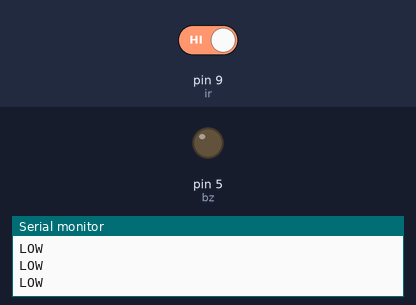
Bench run of a sketch on a simulated Arduino Uno, built with avr-gcc and run on an emulated ATmega328P. Parts: output pins drawn as LEDs (lit = HIGH), the last lines printed to the serial monitor. The test bench sets the inputs (shaded band); at power-on: pin 9 (ir) HIGH.

Above: at 2.8 s.
2.9 s: pin 9 (ir) driven LOW
At 3.9 s:
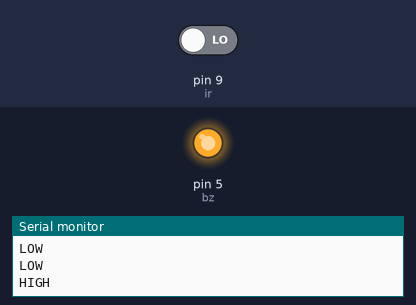
4.5 s: pin 9 (ir) driven HIGH
At 5.5 s:
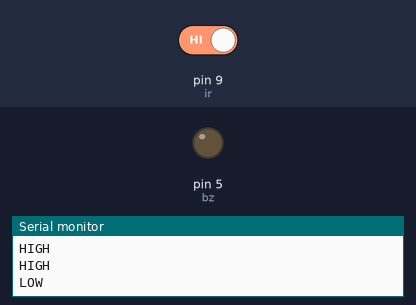
Timing chart, 0 to 7.5 s (numbered marks = the images above; inputs shaded):
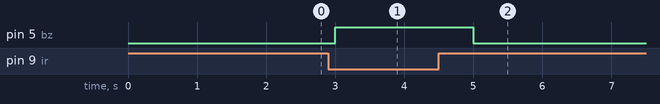

The sketch:

ir_sensor.ino
```cpp
int ir = 9;
int bz=5;
void setup() {
   pinMode(ir, INPUT);
   pinMode(bz, OUTPUT);
   Serial.begin(19200);
}

void loop() {
  int status = digitalRead(ir);
  //Serial.print(status);
 if(status==0)
 {
  digitalWrite(bz,HIGH);
  Serial.println("HIGH");
  delay(1000);

 } else
 {
  digitalWrite(bz,LOW);
  Serial.println("LOW");
  delay(1000);
  }
 }
```

Measured:
- after the input at 2.9 s, pin 5 (bz): LOW → HIGH after 0.10 s
- after the input at 4.5 s, pin 5 (bz): HIGH → LOW after 0.50 s
